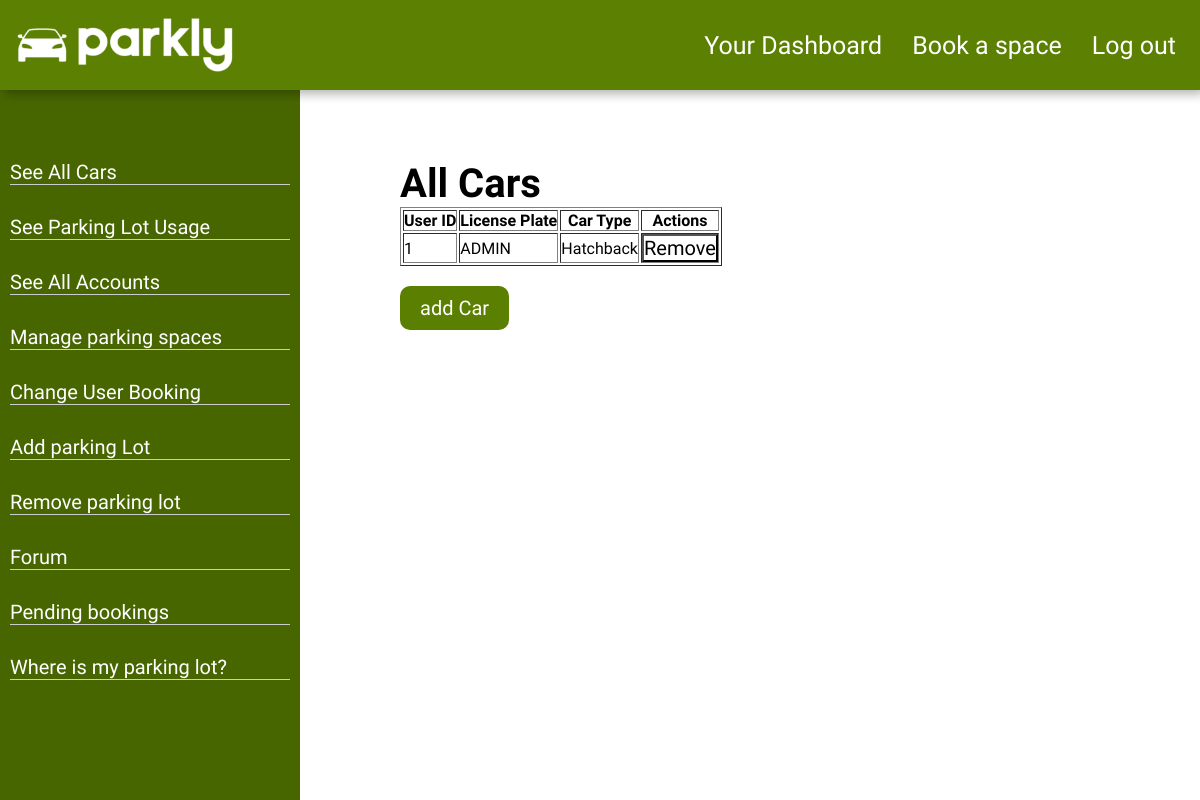
Page /displayusercars.php (signed in) on the committed database.
### tables this page shows
CREATE TABLE `car` (
                       `UserID` int(11) NOT NULL,
                       `LicensePlate` varchar(7) NOT NULL,
                       `CarType` varchar(20) NOT NULL
);

### displayusercars.php (the view, shortened to what this page needs)
<?php
include('partial/header.php');
include('sidebar.php');
function getCars($mysqli) {
    $query = "SELECT * FROM car Where UserID = ".$_SESSION["UserID"];
    return $mysqli->query($query);
}
try {
    $cars = getCars($mysqli);
} catch (mysqli_sql_exception $e) {
    $errorMessage = "Error: Unable to remove the car. It might be associated with other records. " . $e->getMessage();
}
?>
<body>
<div class="box_dash_other">
    <h1>All Cars</h1>
    <?php if ($cars && $cars->num_rows > 0): ?>
        <table border="1">
            <tr>
                <th>User ID</th>
                <th>License Plate</th>
                <th>Car Type</th>
                <th>Actions</th>
            </tr>
            <?php while ($row = $cars->fetch_assoc()): ?>
                <tr>
                    <td><?= htmlspecialchars($row['UserID']) ?></td>
                    <td><?= htmlspecialchars($row['LicensePlate']) ?></td>
                    <td><?= htmlspecialchars($row['CarType']) ?></td>
                    <td>
                        <form  method="post">
                            <button id="remove_car_user" type="submit">Remove</button>
                        </form>
                    </td>
                </tr>
            <?php endwhile; ?>
        </table>
    <?php else: ?>
        <p>No Cars Found.</p>
    <?php endif; ?>
    <a class="button" id="addCar" href="addCar.php">add Car</a>
</div>
</body>
</html>

### css/style.css (style rules this page uses)
* { margin: 0; padding: 0; font-family: "Josefin Sans", sans-serif; box-sizing: border-box; text-decoration: none; }
h1 { font-size: 40px; padding-top: 20px; }
#block, #delete, #reserve, #forum, #addCar { border-radius: 10px; margin-top: 20px; }
.box_dash_other { padding-top: 50px; padding-bottom: 50px; margin-left: 400px; width: 700px; }
.button { padding: 10px 20px; font-size: 20px; border: none; border-radius: 30px; background-color: #5b7f01; color: white; text-decoration: none; cursor: pointer; display: inline-block; margin: auto; }
#change_book, #add_car, #remove_car_user { font-size: 20px; background-color: white; text-decoration: none; }

### rows in the picture
car: UserID "1", LicensePlate "ADMIN", CarType "Hatchback"
